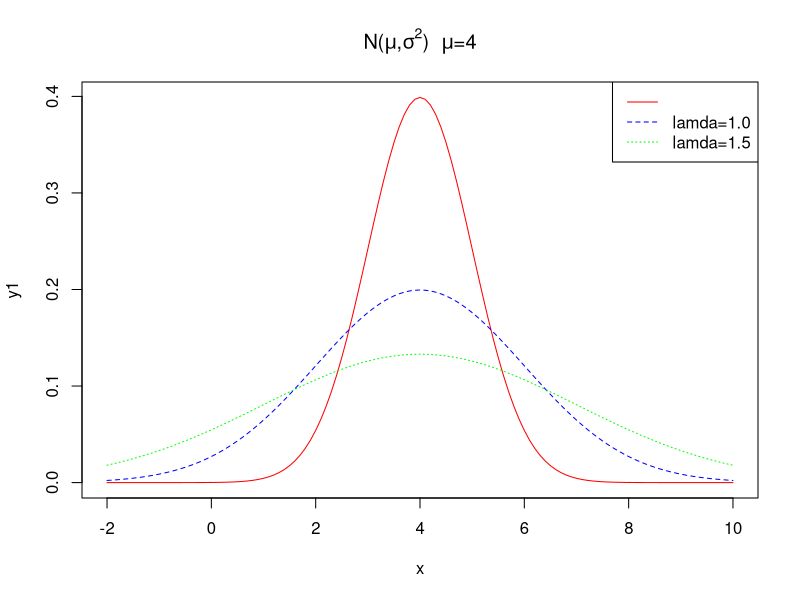

This figure's R source:
# DO THI HAM MAT DO XAC SUAT
x<-seq(-2, 10, 0.1)
y1<-dnorm(x, 4, 1)
y2<-dnorm(x, 4, 2)
y3<-dnorm(x, 4, 3)
plot(x, y1, type="l", lty=1, col="red")
lines(x, y2, type="l", lty=2, col="blue")
lines(x, y3, type="l", lty=3, col="green")

tieude<-expression(paste("N(", mu, ",", sigma^2,")  ", mu, "=4"))
title(main=tieude)

mau<-c("red", "blue", "green")
nhan<-c(expression(paste(sigma=""))
, "lamda=1.0", "lamda=1.5")
legend("topright",nhan, lty=c(1, 2, 3), col=mau)